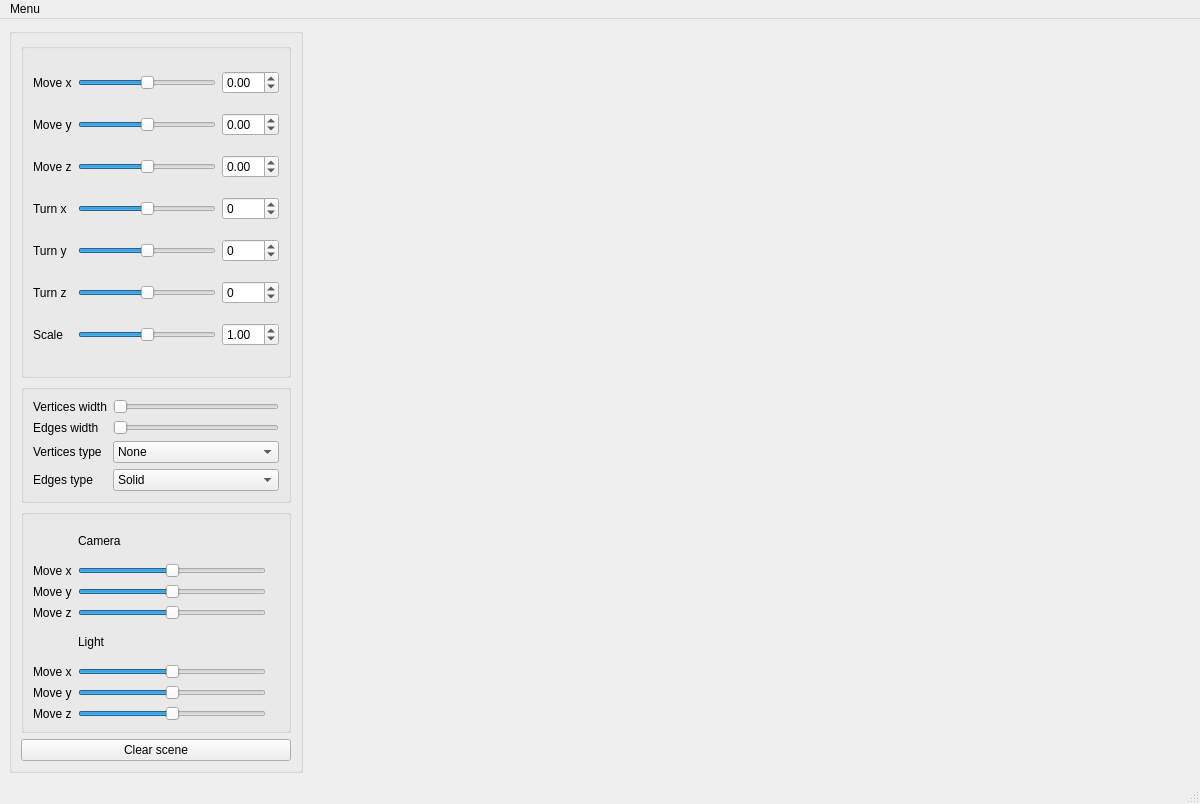
<?xml version="1.0" encoding="UTF-8"?>
<ui version="4.0">
 <class>MainWindow</class>
 <widget class="QMainWindow" name="MainWindow">
  <property name="geometry">
   <rect>
    <x>0</x>
    <y>0</y>
    <width>1200</width>
    <height>804</height>
   </rect>
  </property>
  <property name="windowTitle">
   <string>MainWindow</string>
  </property>
  <widget class="QWidget" name="centralwidget">
   <layout class="QHBoxLayout" name="horizontalLayout">
    <item>
     <widget class="QGroupBox" name="verticalGroupBox">
      <property name="sizePolicy">
       <sizepolicy hsizetype="Preferred" vsizetype="Preferred">
        <horstretch>1</horstretch>
        <verstretch>0</verstretch>
       </sizepolicy>
      </property>
      <layout class="QVBoxLayout" name="verticalLayout">
       <item>
        <widget class="QGroupBox" name="gridGroupBox_2">
         <property name="sizePolicy">
          <sizepolicy hsizetype="Preferred" vsizetype="Preferred">
           <horstretch>0</horstretch>
           <verstretch>3</verstretch>
          </sizepolicy>
         </property>
         <layout class="QGridLayout" name="gridLayout_2">
          <item row="1" column="1">
           <widget class="QSlider" name="moveYSlider">
            <property name="minimum">
             <number>-200</number>
            </property>
            <property name="maximum">
             <number>200</number>
            </property>
            <property name="orientation">
             <enum>Qt::Horizontal</enum>
            </property>
           </widget>
          </item>
          <item row="3" column="2">
           <widget class="QSpinBox" name="turnXBox">
            <property name="minimum">
             <number>-360</number>
            </property>
            <property name="maximum">
             <number>360</number>
            </property>
           </widget>
          </item>
          <item row="4" column="1">
           <widget class="QSlider" name="turnYSlider">
            <property name="minimum">
             <number>-360</number>
            </property>
            <property name="maximum">
             <number>360</number>
            </property>
            <property name="orientation">
             <enum>Qt::Horizontal</enum>
            </property>
           </widget>
          </item>
          <item row="5" column="0">
           <widget class="QLabel" name="label_6">
            <property name="text">
             <string>Turn z</string>
            </property>
           </widget>
          </item>
          <item row="3" column="1">
           <widget class="QSlider" name="turnXSlider">
            <property name="minimum">
             <number>-360</number>
            </property>
            <property name="maximum">
             <number>360</number>
            </property>
            <property name="orientation">
             <enum>Qt::Horizontal</enum>
            </property>
           </widget>
          </item>
          <item row="4" column="0">
           <widget class="QLabel" name="label_5">
            <property name="text">
             <string>Turn y</string>
            </property>
           </widget>
          </item>
          <item row="0" column="1">
           <widget class="QSlider" name="moveXSlider">
            <property name="minimum">
             <number>-200</number>
            </property>
            <property name="maximum">
             <number>200</number>
            </property>
            <property name="orientation">
             <enum>Qt::Horizontal</enum>
            </property>
           </widget>
          </item>
          <item row="6" column="0">
           <widget class="QLabel" name="label_7">
            <property name="text">
             <string>Scale</string>
            </property>
           </widget>
          </item>
          <item row="5" column="2">
           <widget class="QSpinBox" name="turnZBox">
            <property name="minimum">
             <number>-360</number>
            </property>
            <property name="maximum">
             <number>360</number>
            </property>
           </widget>
          </item>
          <item row="2" column="2">
           <widget class="QDoubleSpinBox" name="moveZBox">
            <property name="minimum">
             <double>-2.000000000000000</double>
            </property>
            <property name="maximum">
             <double>2.000000000000000</double>
            </property>
            <property name="singleStep">
             <double>0.010000000000000</double>
            </property>
           </widget>
          </item>
          <item row="3" column="0">
           <widget class="QLabel" name="label_4">
            <property name="text">
             <string>Turn x</string>
            </property>
           </widget>
          </item>
          <item row="1" column="0">
           <widget class="QLabel" name="label_2">
            <property name="text">
             <string>Move y</string>
            </property>
           </widget>
          </item>
          <item row="2" column="0">
           <widget class="QLabel" name="label_3">
            <property name="text">
             <string>Move z</string>
            </property>
           </widget>
          </item>
          <item row="6" column="2">
           <widget class="QDoubleSpinBox" name="scaleBox">
            <property name="decimals">
             <number>2</number>
            </property>
            <property name="minimum">
             <double>0.010000000000000</double>
            </property>
            <property name="maximum">
             <double>10.000000000000000</double>
            </property>
            <property name="singleStep">
             <double>0.010000000000000</double>
            </property>
            <property name="value">
             <double>1.000000000000000</double>
            </property>
           </widget>
          </item>
          <item row="6" column="1">
           <widget class="QSlider" name="scaleSlider">
            <property name="maximum">
             <number>100</number>
            </property>
            <property name="value">
             <number>50</number>
            </property>
            <property name="orientation">
             <enum>Qt::Horizontal</enum>
            </property>
           </widget>
          </item>
          <item row="0" column="2">
           <widget class="QDoubleSpinBox" name="moveXBox">
            <property name="minimum">
             <double>-2.000000000000000</double>
            </property>
            <property name="maximum">
             <double>2.000000000000000</double>
            </property>
            <property name="singleStep">
             <double>0.010000000000000</double>
            </property>
           </widget>
          </item>
          <item row="0" column="0">
           <widget class="QLabel" name="label">
            <property name="text">
             <string>Move x</string>
            </property>
           </widget>
          </item>
          <item row="1" column="2">
           <widget class="QDoubleSpinBox" name="moveYBox">
            <property name="minimum">
             <double>-2.000000000000000</double>
            </property>
            <property name="maximum">
             <double>2.000000000000000</double>
            </property>
            <property name="singleStep">
             <double>0.010000000000000</double>
            </property>
           </widget>
          </item>
          <item row="5" column="1">
           <widget class="QSlider" name="turnZSlider">
            <property name="minimum">
             <number>-360</number>
            </property>
            <property name="maximum">
             <number>360</number>
            </property>
            <property name="orientation">
             <enum>Qt::Horizontal</enum>
            </property>
           </widget>
          </item>
          <item row="4" column="2">
           <widget class="QSpinBox" name="turnYBox">
            <property name="minimum">
             <number>-360</number>
            </property>
            <property name="maximum">
             <number>360</number>
            </property>
           </widget>
          </item>
          <item row="2" column="1">
           <widget class="QSlider" name="moveZSlider">
            <property name="minimum">
             <number>-200</number>
            </property>
            <property name="maximum">
             <number>200</number>
            </property>
            <property name="orientation">
             <enum>Qt::Horizontal</enum>
            </property>
           </widget>
          </item>
         </layout>
        </widget>
       </item>
       <item>
        <widget class="QGroupBox" name="gridGroupBox">
         <layout class="QGridLayout" name="gridLayout_3">
          <item row="1" column="0">
           <widget class="QLabel" name="label_edges_width">
            <property name="text">
             <string>Edges width</string>
            </property>
           </widget>
          </item>
          <item row="1" column="1">
           <widget class="QSlider" name="slider_edges_width">
            <property name="minimum">
             <number>10</number>
            </property>
            <property name="maximum">
             <number>250</number>
            </property>
            <property name="value">
             <number>10</number>
            </property>
            <property name="orientation">
             <enum>Qt::Horizontal</enum>
            </property>
           </widget>
          </item>
          <item row="2" column="0">
           <widget class="QLabel" name="label_vertices_type">
            <property name="text">
             <string>Vertices type</string>
            </property>
           </widget>
          </item>
          <item row="0" column="0">
           <widget class="QLabel" name="label_vertices_width">
            <property name="text">
             <string>Vertices width</string>
            </property>
           </widget>
          </item>
          <item row="0" column="1">
           <widget class="QSlider" name="slider_vertices_width">
            <property name="minimum">
             <number>10</number>
            </property>
            <property name="maximum">
             <number>1000</number>
            </property>
            <property name="value">
             <number>10</number>
            </property>
            <property name="orientation">
             <enum>Qt::Horizontal</enum>
            </property>
           </widget>
          </item>
          <item row="3" column="0">
           <widget class="QLabel" name="label_edges_type">
            <property name="text">
             <string>Edges type</string>
            </property>
           </widget>
          </item>
          <item row="2" column="1">
           <widget class="QComboBox" name="box_vertices_type">
            <item>
             <property name="text">
              <string>None</string>
             </property>
            </item>
            <item>
             <property name="text">
              <string>Square</string>
             </property>
            </item>
            <item>
             <property name="text">
              <string>Circle</string>
             </property>
            </item>
           </widget>
          </item>
          <item row="3" column="1">
           <widget class="QComboBox" name="box_edges_type">
            <item>
             <property name="text">
              <string>Solid</string>
             </property>
            </item>
            <item>
             <property name="text">
              <string>Dotted</string>
             </property>
            </item>
           </widget>
          </item>
         </layout>
        </widget>
       </item>
       <item>
        <widget class="QGroupBox" name="gridGroupBox1">
         <property name="sizePolicy">
          <sizepolicy hsizetype="Preferred" vsizetype="Preferred">
           <horstretch>0</horstretch>
           <verstretch>2</verstretch>
          </sizepolicy>
         </property>
         <layout class="QGridLayout" name="gridLayout">
          <item row="0" column="1">
           <widget class="QLabel" name="label_15">
            <property name="text">
             <string>Camera</string>
            </property>
           </widget>
          </item>
          <item row="1" column="2">
           <widget class="QLabel" name="label_17">
            <property name="text">
             <string/>
            </property>
           </widget>
          </item>
          <item row="6" column="1">
           <widget class="QSlider" name="MoveYLight">
            <property name="value">
             <number>50</number>
            </property>
            <property name="orientation">
             <enum>Qt::Horizontal</enum>
            </property>
           </widget>
          </item>
          <item row="6" column="0">
           <widget class="QLabel" name="label_22">
            <property name="text">
             <string>Move y</string>
            </property>
           </widget>
          </item>
          <item row="5" column="0">
           <widget class="QLabel" name="label_21">
            <property name="text">
             <string>Move x</string>
            </property>
           </widget>
          </item>
          <item row="2" column="1">
           <widget class="QSlider" name="MoveYCamera">
            <property name="sliderPosition">
             <number>50</number>
            </property>
            <property name="orientation">
             <enum>Qt::Horizontal</enum>
            </property>
           </widget>
          </item>
          <item row="4" column="1">
           <widget class="QLabel" name="label_20">
            <property name="text">
             <string>Light</string>
            </property>
           </widget>
          </item>
          <item row="1" column="0">
           <widget class="QLabel" name="label_16">
            <property name="text">
             <string>Move x</string>
            </property>
           </widget>
          </item>
          <item row="1" column="1">
           <widget class="QSlider" name="MoveXCamera">
            <property name="sliderPosition">
             <number>50</number>
            </property>
            <property name="orientation">
             <enum>Qt::Horizontal</enum>
            </property>
           </widget>
          </item>
          <item row="7" column="0">
           <widget class="QLabel" name="label_23">
            <property name="text">
             <string>Move z</string>
            </property>
           </widget>
          </item>
          <item row="2" column="0">
           <widget class="QLabel" name="label_18">
            <property name="text">
             <string>Move y</string>
            </property>
           </widget>
          </item>
          <item row="7" column="1">
           <widget class="QSlider" name="MoveZLight">
            <property name="sliderPosition">
             <number>50</number>
            </property>
            <property name="orientation">
             <enum>Qt::Horizontal</enum>
            </property>
           </widget>
          </item>
          <item row="5" column="1">
           <widget class="QSlider" name="MoveXLight">
            <property name="value">
             <number>50</number>
            </property>
            <property name="orientation">
             <enum>Qt::Horizontal</enum>
            </property>
           </widget>
          </item>
          <item row="3" column="0">
           <widget class="QLabel" name="label_8">
            <property name="text">
             <string>Move z</string>
            </property>
           </widget>
          </item>
          <item row="3" column="1">
           <widget class="QSlider" name="horizontalSlider">
            <property name="value">
             <number>50</number>
            </property>
            <property name="orientation">
             <enum>Qt::Horizontal</enum>
            </property>
           </widget>
          </item>
         </layout>
        </widget>
       </item>
       <item>
        <widget class="QPushButton" name="pushButton">
         <property name="text">
          <string>Clear scene</string>
         </property>
        </widget>
       </item>
      </layout>
     </widget>
    </item>
    <item>
     <widget class="MyOpenGLWidget" name="picture" native="true">
      <property name="sizePolicy">
       <sizepolicy hsizetype="Preferred" vsizetype="Preferred">
        <horstretch>3</horstretch>
        <verstretch>0</verstretch>
       </sizepolicy>
      </property>
     </widget>
    </item>
   </layout>
  </widget>
  <widget class="QMenuBar" name="menubar">
   <property name="geometry">
    <rect>
     <x>0</x>
     <y>0</y>
     <width>1200</width>
     <height>22</height>
    </rect>
   </property>
   <widget class="QMenu" name="menuMenu">
    <property name="title">
     <string>Menu</string>
    </property>
    <addaction name="actionLoad_file"/>
   </widget>
   <addaction name="menuMenu"/>
  </widget>
  <widget class="QStatusBar" name="statusbar"/>
  <action name="actionLoad_file">
   <property name="text">
    <string>Load file</string>
   </property>
  </action>
  <action name="actionbmp">
   <property name="text">
    <string>bmp</string>
   </property>
  </action>
  <action name="actionjpeg">
   <property name="text">
    <string>jpeg</string>
   </property>
  </action>
  <action name="actionMake_video">
   <property name="text">
    <string>Make video</string>
   </property>
  </action>
 </widget>
 <customwidgets>
  <customwidget>
   <class>MyOpenGLWidget</class>
   <extends>QWidget</extends>
   <header location="global">myopenglwidget.h</header>
   <container>1</container>
  </customwidget>
 </customwidgets>
 <resources/>
 <connections/>
</ui>
